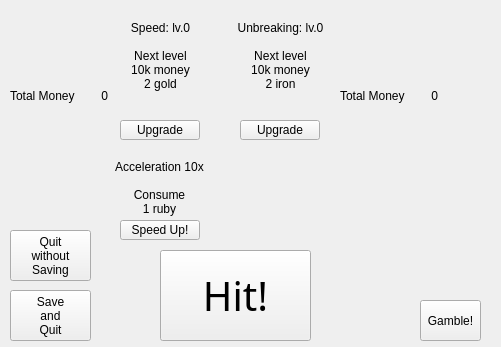
<?xml version="1.0" encoding="UTF-8"?>
<ui version="4.0">
 <class>MainWindow</class>
 <widget class="QWidget" name="MainWindow">
  <property name="geometry">
   <rect>
    <x>0</x>
    <y>0</y>
    <width>501</width>
    <height>347</height>
   </rect>
  </property>
  <property name="windowTitle">
   <string>Form</string>
  </property>
  <widget class="QPushButton" name="mainButton">
   <property name="geometry">
    <rect>
     <x>160</x>
     <y>250</y>
     <width>151</width>
     <height>91</height>
    </rect>
   </property>
   <property name="font">
    <font>
     <family>Modern No. 20</family>
     <pointsize>30</pointsize>
    </font>
   </property>
   <property name="text">
    <string>Hit!</string>
   </property>
  </widget>
  <widget class="QPushButton" name="gambleButton">
   <property name="geometry">
    <rect>
     <x>420</x>
     <y>300</y>
     <width>61</width>
     <height>41</height>
    </rect>
   </property>
   <property name="text">
    <string>Gamble!</string>
   </property>
  </widget>
  <widget class="QPushButton" name="pushButton">
   <property name="geometry">
    <rect>
     <x>10</x>
     <y>290</y>
     <width>81</width>
     <height>51</height>
    </rect>
   </property>
   <property name="text">
    <string>Save
and
Quit</string>
   </property>
  </widget>
  <widget class="QLabel" name="labelNumMoney">
   <property name="geometry">
    <rect>
     <x>340</x>
     <y>30</y>
     <width>161</width>
     <height>131</height>
    </rect>
   </property>
   <property name="text">
    <string>Total Money        0</string>
   </property>
  </widget>
  <widget class="QLabel" name="labelNumResources">
   <property name="geometry">
    <rect>
     <x>10</x>
     <y>30</y>
     <width>151</width>
     <height>131</height>
    </rect>
   </property>
   <property name="text">
    <string>Total Money        0</string>
   </property>
  </widget>
  <widget class="QPushButton" name="unbreakButton">
   <property name="geometry">
    <rect>
     <x>240</x>
     <y>120</y>
     <width>80</width>
     <height>20</height>
    </rect>
   </property>
   <property name="text">
    <string>Upgrade</string>
   </property>
  </widget>
  <widget class="QPushButton" name="speedButton">
   <property name="geometry">
    <rect>
     <x>120</x>
     <y>120</y>
     <width>80</width>
     <height>20</height>
    </rect>
   </property>
   <property name="text">
    <string>Upgrade</string>
   </property>
  </widget>
  <widget class="QLabel" name="labelUnbreak">
   <property name="geometry">
    <rect>
     <x>230</x>
     <y>0</y>
     <width>101</width>
     <height>111</height>
    </rect>
   </property>
   <property name="text">
    <string>Unbreaking: lv.0

Next level
10k money
2 iron</string>
   </property>
   <property name="alignment">
    <set>Qt::AlignCenter</set>
   </property>
  </widget>
  <widget class="QLabel" name="labelSpeed">
   <property name="geometry">
    <rect>
     <x>120</x>
     <y>0</y>
     <width>81</width>
     <height>111</height>
    </rect>
   </property>
   <property name="text">
    <string>Speed: lv.0

Next level
10k money
2 gold</string>
   </property>
   <property name="alignment">
    <set>Qt::AlignCenter</set>
   </property>
  </widget>
  <widget class="QPushButton" name="accButton">
   <property name="geometry">
    <rect>
     <x>120</x>
     <y>220</y>
     <width>80</width>
     <height>20</height>
    </rect>
   </property>
   <property name="text">
    <string>Speed Up!</string>
   </property>
  </widget>
  <widget class="QLabel" name="labelAcc">
   <property name="geometry">
    <rect>
     <x>104</x>
     <y>152</y>
     <width>111</width>
     <height>71</height>
    </rect>
   </property>
   <property name="text">
    <string>Acceleration 10x

Consume
1 ruby</string>
   </property>
   <property name="alignment">
    <set>Qt::AlignCenter</set>
   </property>
  </widget>
  <widget class="QPushButton" name="pushUnsaveButton">
   <property name="geometry">
    <rect>
     <x>10</x>
     <y>230</y>
     <width>81</width>
     <height>51</height>
    </rect>
   </property>
   <property name="text">
    <string>Quit
without
Saving</string>
   </property>
  </widget>
 </widget>
 <resources/>
 <connections/>
</ui>
